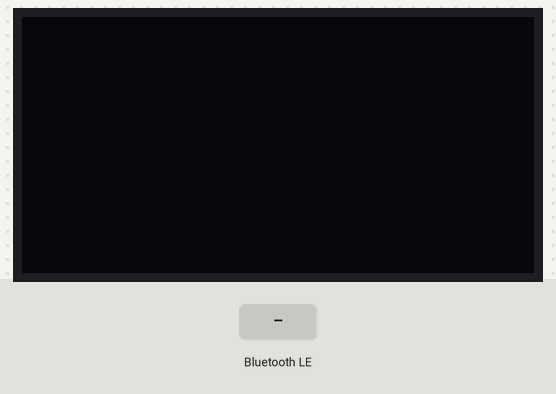
Bench run of a sketch on a simulated ESP32. On the bench: 128×64 one-colour display. The test bench sets the inputs (shaded band). The OLED is the two-colour kind (top 16 rows yellow); EEPROM starts erased; nothing arrives over Bluetooth unless stated; a phone connects over Bluetooth LE 3 s after start; what the sketch prints to the serial monitor is not drawn.

Above: at 1.2 s.
1.3 s: Bluetooth LE write "SCAN" received
At 1.8 s:
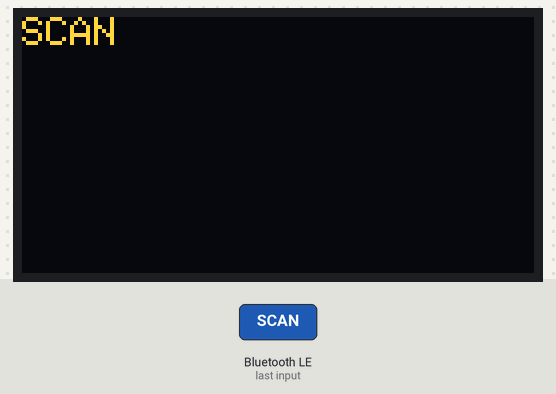
2.9 s: Bluetooth LE write "W:" received
At 3.3 s:
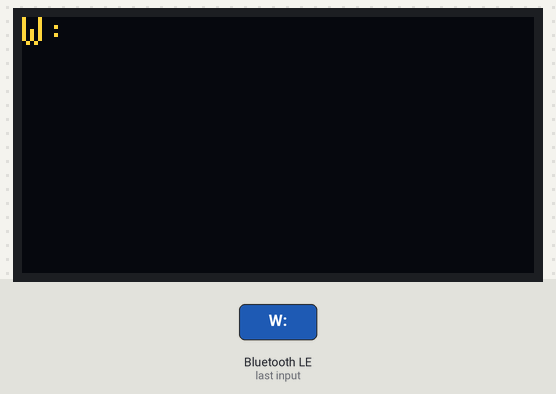
4.4 s: Bluetooth LE write "|" received
At 5.6 s:
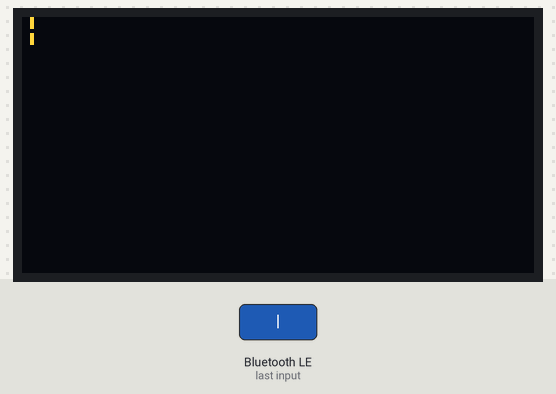
5.9 s: Bluetooth LE write "I2C" received
At 6.8 s:
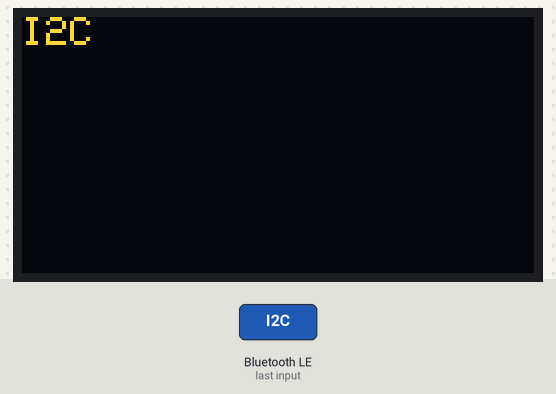
7.4 s: Bluetooth LE write "1" received
At 7.9 s:
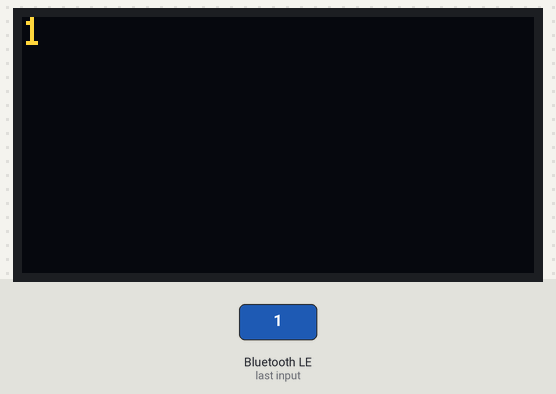
Timing chart, 0 to 10.4 s (numbered marks = the images above; inputs shaded):
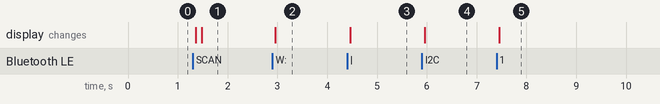

The sketch:

esp32-oled.ino
```cpp
// 诊断固件: 测试I2C是否干扰BLE
// SDA=GPIO5 SCL=GPIO6
#include <WiFi.h>
#include <Preferences.h>
#include <Wire.h>
#include <Adafruit_SSD1306.h>
#include <BLEDevice.h>
#include <BLEUtils.h>
#include <BLEServer.h>

Adafruit_SSD1306 display(128, 64, &Wire, -1);

#define SVC      "12345678-1234-1234-1234-123456789abc"
#define CH_WIFI  "12345678-1234-1234-1234-123456789003"
#define CH_INFO  "12345678-1234-1234-1234-123456789004"
#define CH_WDATA "12345678-1234-1234-1234-123456789006"
#define CH_OLED  "12345678-1234-1234-1234-123456789007"

WiFiServer http(80);
Preferences prefs;
bool wifiOK = false;
String myIP = "";
BLECharacteristic *pInfoChar = nullptr;
BLECharacteristic *pWifiDataChar = nullptr;
unsigned long startMs = 0;

// ⚡ 关键: 延迟I2C初始化
bool i2cStarted = false;

void initI2C_late() {
  if (i2cStarted) return;
  Wire.begin(5, 6);
  display.begin(SSD1306_SWITCHCAPVCC, 0x3C);
  display.clearDisplay();
  display.setTextSize(1);
  display.setTextColor(SSD1306_WHITE);
  display.setCursor(0,0);
  display.println("OLED OK");
  display.display();
  i2cStarted = true;
  Serial.println("I2C started late");
}

void infoUpdate() {
  if (!pInfoChar) return;
  char buf[128];
  snprintf(buf, 128, "WiFi:%s IP:%s Up:%lus RSSI:%d Free:%lu",
    wifiOK ? "OK" : "NO", wifiOK ? myIP.c_str() : "-",
    (unsigned long)((millis() - startMs) / 1000),
    wifiOK ? WiFi.RSSI() : 0, ESP.getFreeHeap());
  pInfoChar->setValue(buf); pInfoChar->notify();
}

void doWiFiScan() {
  if (!pWifiDataChar) return;
  pWifiDataChar->setValue("SCANNING"); pWifiDataChar->notify();
  int n = WiFi.scanNetworks(false, true);
  String json = "[";
  for (int i = 0; i < n && i < 20; i++) {
    if (i > 0) json += ",";
    json += "{\"s\":\"" + WiFi.SSID(i) + "\",\"r\":" + String(WiFi.RSSI(i)) + ",\"o\":" + String(WiFi.encryptionType(i) != WIFI_AUTH_OPEN ? 1 : 0) + "}";
  }
  json += "]"; WiFi.scanDelete();
  pWifiDataChar->setValue(json.c_str()); pWifiDataChar->notify();
}

void doWiFiConnect(String ssid, String pass) {
  if (!pWifiDataChar) return;
  prefs.begin("ainav", false); prefs.putString("ssid", ssid); prefs.putString("pass", pass); prefs.end();
  pWifiDataChar->setValue("CONNECTING"); pWifiDataChar->notify();
  WiFi.begin(ssid.c_str(), pass.c_str());
  int t = 0; while (WiFi.status() != WL_CONNECTED && t < 30) { delay(500); t++; }
  if (WiFi.status() == WL_CONNECTED) { wifiOK = true; myIP = WiFi.localIP().toString(); http.begin(); pWifiDataChar->setValue(("OK:" + myIP).c_str()); pWifiDataChar->notify(); }
  else { WiFi.disconnect(true); pWifiDataChar->setValue("FAIL"); pWifiDataChar->notify(); }
  infoUpdate();
}

class WiFiCB : public BLECharacteristicCallbacks {
  void onWrite(BLECharacteristic *p) {
    String v = p->getValue();
    Serial.println("BLE WiFiCB: " + v);
    if (v == "SCAN") { doWiFiScan(); return; }
    if (v.startsWith("W:") && v.indexOf("|") > 2) { String body = v.substring(2); int sep = body.indexOf("|"); doWiFiConnect(body.substring(0, sep), body.substring(sep + 1)); return; }
    if (v == "I2C") { initI2C_late(); return; }  // ⚡ 手动触发I2C
  }
};

class OLEDCB : public BLECharacteristicCallbacks {
  void onWrite(BLECharacteristic *p) {
    String v = p->getValue();
    Serial.println("BLE OLEDCB: " + v);
    if (!i2cStarted) { initI2C_late(); delay(100); }
    if (v.length() == 0) return;
    display.clearDisplay();
    display.setTextSize(1);
    display.setTextColor(SSD1306_WHITE);
    display.setCursor(0, 0);
    for (int i = 0; i < v.length() && i < 200; i++) { char c = v[i]; if ((uint8_t)c >= 32 && (uint8_t)c < 128) display.print(c); }
    display.display();
    Serial.println("Display updated");
  }
};

class InfoCB : public BLECharacteristicCallbacks { void onRead(BLECharacteristic *p) { infoUpdate(); } };

void setup() {
  Serial.begin(115200); startMs = millis();

  // ⚡ 不在这里初始化I2C！等BLE连接后手动触发
  Serial.println("I2C deferred. Send 'I2C' via BLE to init OLED");

  // WiFi
  prefs.begin("ainav", false);
  String ssid = prefs.getString("ssid", ""), pass = prefs.getString("pass", "");
  prefs.end();
  if (ssid.length() > 0) { WiFi.begin(ssid.c_str(), pass.c_str()); int t = 0; while (WiFi.status() != WL_CONNECTED && t < 40) { delay(250); t++; } if (WiFi.status() == WL_CONNECTED) { wifiOK = true; myIP = WiFi.localIP().toString(); http.begin(); } else { WiFi.disconnect(true); } }

  // BLE
  BLEDevice::init("AI-NAV-OLED");
  BLEServer *bs = BLEDevice::createServer();
  BLEService *svc = bs->createService(SVC);
  svc->createCharacteristic(CH_WIFI, BLECharacteristic::PROPERTY_WRITE)->setCallbacks(new WiFiCB());
  svc->createCharacteristic(CH_OLED, BLECharacteristic::PROPERTY_WRITE)->setCallbacks(new OLEDCB());
  pInfoChar = svc->createCharacteristic(CH_INFO, BLECharacteristic::PROPERTY_READ | BLECharacteristic::PROPERTY_NOTIFY); pInfoChar->setCallbacks(new InfoCB());
  pWifiDataChar = svc->createCharacteristic(CH_WDATA, BLECharacteristic::PROPERTY_NOTIFY);
  svc->start(); bs->getAdvertising()->addServiceUUID(SVC); bs->getAdvertising()->setScanResponse(true); bs->getAdvertising()->start();
  infoUpdate();
  Serial.println("BLE Ready (no I2C yet)");
}

void loop() {
  if (wifiOK) { WiFiClient c = http.available(); if (c) { String req = c.readStringUntil('\n'); if (req.length() > 0) handleHTTP(c, req); c.stop(); } }
  static unsigned long lastInfo = 0;
  if (millis() - lastInfo > 30000) { lastInfo = millis(); infoUpdate(); }
  delay(5);
}

void handleHTTP(WiFiClient &c, String &req) {
  String hdr = "HTTP/1.1 200 OK\r\nAccess-Control-Allow-Origin: *\r\nContent-Type: application/json; charset=utf-8\r\n\r\n";
  c.print(hdr + "{\"name\":\"AI-NAV-OLED\"}");
}
```

Measured:
- after the input at 1.3 s, the display: first changes after 0.06 s (image 1 shows a later state)
- after the input at 2.9 s, the display: changes after 0.06 s (image 2)
- after the input at 4.4 s, the display: changes after 0.06 s (image 3)
- after the input at 5.9 s, the display: changes after 0.06 s (image 4)
- after the input at 7.4 s, the display: changes after 0.06 s (image 5)
